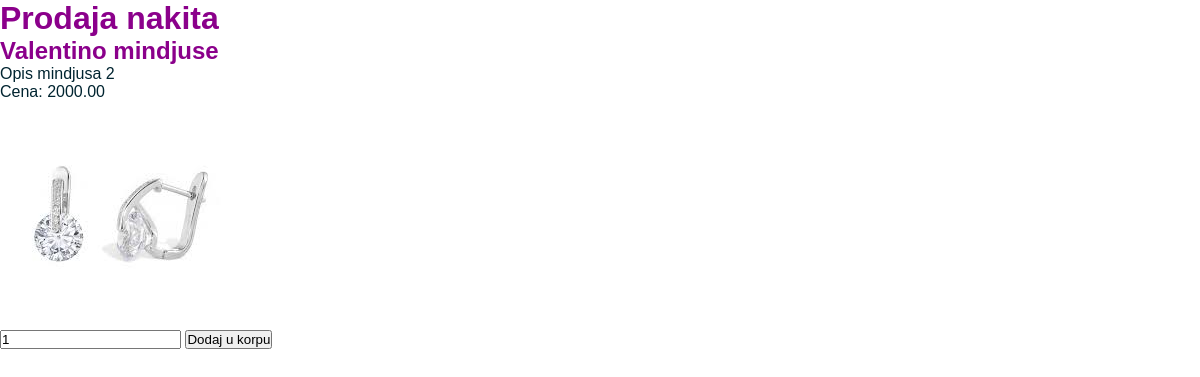
/proizvod/2/, run on the app's committed database.
### ProdavnicaNakita/models.py (models this page shows, shortened)
class Proizvod(models.Model):
    naziv = models.CharField(max_length=100)
    opis = models.TextField()
    cena = models.DecimalField(max_digits=10, decimal_places=2)
    dostupnost = models.BooleanField(default=True)
    kategorija = models.ForeignKey(Kategorija, on_delete=models.CASCADE)
    slika = models.ImageField(upload_to='proizvodi_slike/', blank=True, null=True)

### ProdavnicaNakita/views.py (the view)
# urls.py: path('proizvod/<int:id>/', views.detalji_proizvoda, name='detalji_proizvoda'),
def detalji_proizvoda(request, id):
    proizvod = get_object_or_404(Proizvod, id=id)
    return render(request, 'ProdavnicaNakita/detalji_proizvoda.html', {'proizvod': proizvod})

### ProdavnicaNakita/templates/ProdavnicaNakita/detalji_proizvoda.html (shortened to what this page needs)
{% extends 'base.html' %}
{% block content %}
  <div>
    <h2>{{ proizvod.naziv }}</h2>
    <p>{{ proizvod.opis }}</p>
    <p>Cena: {{ proizvod.cena }}</p>
    {% if proizvod.slika %}
      <img src="{{ proizvod.slika.url }}" alt="{{ proizvod.naziv }}">
    {% endif %}
    <form action="{% url 'dodaj_u_korpu' proizvod.id %}" method="post">
      <input type="number" name="kolicina" value="1" min="1">
      <input type="submit" value="Dodaj u korpu">
    </form>
  </div>
{% endblock %}

### static/css/style.css (style rules this page uses)
* { margin: 0; padding: 0; box-sizing: border-box; }
body { font-family: Verdana, Geneva, Tahoma, sans-serif; font-size: 1rem; color: #002430; text-decoration: none; }
h1, h2 { color: darkmagenta; }

### data on the page
Proizvod: naziv "Valentino mindjuse", opis "Opis mindjusa 2", cena "2000.00", slika (picture)
